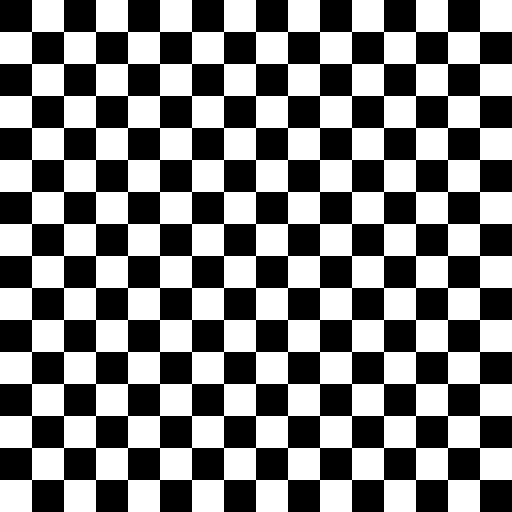
%> input picture data/checker_board_32x32.png, 512 x 512 px
$ octave demo.m   (GNU Octave 9; MATLAB toolbox functions it lacks are replaced by stand-ins)
%> lines starting %> are read from the running program, lines starting %| are printed output that depends on the picture; in (x1, y1, x2, y2) boxes, pixels count from 0 and x2, y2 are one past the last pixel; in counts of white or black regions, pixels touching at a corner belong together; the program's own positions count from 1
%> `img_in  = im2double(imread(strcat(scriptpath, '/../data/checker_board_..`: img_in: size 512x512x3 double; values 0 (black) and 1 (white), 50% white; 1 white region, box (x1, y1, x2, y2) and area: (0, 0, 512, 512) 131072
### turb_sim_ml/sim_fun.m
function [img_out, ph, outPSF] = sim_fun(img,params,opts)
%%%%%%%%%%%%%%%%%%%%%%%%%%%%%%%%%%%%%%%%%%%%%%%%%%%%%%%%%%%%%%%%%%%%%%%%%%
% out = sim_fun(y,params,opts)
%
% This function implements the wave propagation through turbulence
% simulator proposed in Chimitt and Chan "Simulating Anisoplanatic
% Turbulence by Sampling Inter-modal and Spatially Correlated Zernike
% Coefficients". Please visit (enter Optical Engineering edition once
% it's uploaded there) or arxiv.org/ab/2004.11210 for a pre-print edition.
%
% Additionally, if you find this simulator useful in your work (which is
% our aim in making this open source!) please consider citing
% the paper. Thank you!
%
% Final note. We aim to have a temporal version of this simulator released
% in the future. Currently each frame is considered to be independent
% from the last. This is acceptable for a wide variety of applications,
% though the limitations are obvious. Extending the results in our work to
% incorporate temporal evolution is required for accurate simulation,
% though if desired, one could implement something as a placeholder for
% more accurate temporal modeling.
%
% This work has been cleared for public release carrying the approval
% number 88ABW-2019-5034
%
%%%%%%%%%%%%%%%%%%%%%%%%%%%%%%%%%%%%%%%%%%%%%%%%%%%%%%%%%%%%%%%%%%%%%%%%%%
% Input:
%                 y    -  input image/sequence (row-col-frames) greyscale
%                           required
%              params  -  object containing all parameters
%     params.t_params  -  object containing turbulence parameters
%     params.t_params.D      -  aperture diameter size (m) {0.2034}
%     params.t_params.lambda -  wavelength (m) {0.525e-6}
%     params.t_params.L      -  propagation length (m) {7000}
%     params.t_params.Cn2    -  index of refraction structure
%                                 parameter {5e-16} (yes, it's that
%                                 small! 5e-17 to 5e-15 is a good
%                                 basic range.)
%     params.t_params.d      -  focal length (m) {1.2}
%     params.t_params.k      -  wave number (rad/m)
%                                 {2*pi/params.t_params.lambda}
%     params.s_params  -  object containing sampling parameters
%     params.s_params.rowsW  -  number of rows in phase (pixels) {64}
%     params.s_params.colsW  -  number of rows in phase (pixels) {64}
%     params.s_params.fftK   -  upsampling ratio {2}
%     params.s_params.K      -  number of PSFs used per row {16}
%     params.s_params.T      -  PSFs in total image {params.s_params.K^2}
%              opts.frames  -  number of frames desired in output {100}
%            ** default values of opts are given in {}.
%
%
%Output:          out  -  generated turbulence sequence
%
%Stanley Chan and Nick Chimitt
%Copyright 2020
%Purdue University, West Lafayette, IN, USA.
%
%%%%%%%%%%%%%%%%%%%%%%%%%%%%%%%%%%%%%%%%%
% Check inputs
if nargin<1
    error('not enough input, try again \n');
elseif nargin==1
    params = [];
    params.t_params = [];
    params.s_params = [];
    opts = [];
elseif nargin==2
    if ~isfield(params,'t_params')
        params.t_params = [];
    end
    if ~isfield(params,'s_params')
        params.s_params = [];
    end
    opts = [];
elseif nargin==3
    if ~isfield(params,'t_params')
        params.t_params = [];
    end
    if ~isfield(params,'s_params')
        params.s_params = [];
    end
end

% Check defaults for turbulence parameters
if ~isfield(params.t_params,'D')
    params.t_params.D = 0.2034;
end
if ~isfield(params.t_params,'lambda')
    params.t_params.lambda = 0.525e-6;
end
if ~isfield(params.t_params,'L')
    params.t_params.L = 7000;
end
if ~isfield(params.t_params,'Cn2')
    params.t_params.Cn2 = 5e-16;
end
if ~isfield(params.t_params,'d')
    params.t_params.d = 1.2;
end
if ~isfield(params.t_params,'k')
    params.t_params.k = 2*pi/params.t_params.lambda;
end

% Check defaults for sampling parameters
if ~isfield(params.s_params,'rowsW')
    params.s_params.rowsW = 64;
end
if ~isfield(params.s_params,'colsW')
    params.s_params.colsW = 64;
end
if ~isfield(params.s_params,'fftK')
    params.s_params.fftK = 2;
end
if ~isfield(params.s_params,'K')
    params.s_params.K = 16;
end
if ~isfield(params.s_params,'T')
    params.s_params.T = params.s_params.K^2;
end

% Checking for image vs. sequence of images
if length(size(img)) == 2
    in_im = 1;
    if ~isfield(opts,'frames')
        opts.frames = 100;
    end
else
    in_im = 0;
    opts.frames = size(img,3);
end

rng(12345);

% set turbulence parameters
D      = params.t_params.D;
lambda = params.t_params.lambda;
L      = params.t_params.L;
Cn2    = params.t_params.Cn2;
d      = params.t_params.d;
k      = params.t_params.k;

% set sampling parameters
rowsW  = params.s_params.rowsW;
colsW  = params.s_params.colsW;
fftK   = params.s_params.fftK;
K      = params.s_params.K;
T      = params.s_params.T;

% set additional parameters
frames = opts.frames;
rows = size(img,1);
%> rows = 512
cols = size(img,2);
%> cols = 512

% Constants in [Chanan 1992]
f0      = @(k) k.^(-14/3).*besselj(2,k).^2;
f1      = @(z) (z/L).^(5/3);
f2      = @(z) (1-z/L).^(5/3);
c1      = 2*((24/5)*gamma(6/5))^(5/6);
c2      = 4*c1/pi*(gamma(11/6))^2;
c3      = integral(f0, 1e-12, 1e3);
c4      = 2.91*k^2*L^(5/3)*Cn2;
r0      = ((0.423*(2*pi/lambda)^2)*Cn2*integral(f1, 0, L))^(-3/5);
theta0  = (c4*integral(f2, 1e-12, L))^(-3/5);
delta0  = L*lambda/(2*D);
deltaf  = d*lambda/(2*D);

W     = circ(rowsW, colsW);
idx_r = rowsW*fftK/2+[-rowsW/2+1:rowsW/2];
idx_c = colsW*fftK/2+[-colsW/2+1:colsW/2];
kappa = sqrt( (D/r0)^(5/3)/(2^(5/3))*(2*lambda/(pi*D))^2 * 2*pi )*L/delta0;
C     = Zernike_GenCoeff;
C     = C(4:36,4:36);
[U,S] = eig(C);
R     = real(U*sqrt(S));


%% generate the bluring point spread functions/kernels
outPSF = zeros(length(idx_r),length(idx_c),T,frames);
for k = 1:frames
    for i=1:T
        if mod(i,10)==0
%             fprintf('i = %3g / %3g \n', i, T);
        end
        b = randn(size(C,1),1);
        a = R*b;
        [ph(:,:,i,k), ~] = ZernikeCalc(4:36, a*kappa, rowsW, 'STANDARD');
        U      = exp(1i*2*pi*ph(:,:,i,k)/2).*W;
        uu     = fftshift(abs(ifft2(U, rowsW*fftK, colsW*fftK)).^2);
        outPSF(:,:,i,k) = uu(idx_r, idx_c)/sum(sum(uu(idx_r, idx_c)));
    end
    fprintf('frames = %3g / %3g \n', k, frames);
end

[rowsH, colsH, T, ~] = size(outPSF);
K       = sqrt(T);
blocklength = rowsH + rows/K;
%> blocklength = 96
[x,y] = meshgrid(-blocklength/2+1:blocklength/2, -blocklength/2+1:blocklength/2);
[~,r] = cart2pol(x,y);
weight = exp(-r.^2/(2*(blocklength/4)^2));


mc_first = false;

if(mc_first == false)

    %% blur the frame
    num = zeros(rows+rowsH);
    den = zeros(rows+rowsH);
    for k = 1:frames
        if in_im
            img_pad = padarray(img, [rowsH/2, colsH/2], 'symmetric');
        else
            img_pad = padarray(img(:,:,k), [rowsH/2, colsH/2], 'symmetric');
        end
        for i=1:K
    %         fprintf('%3g \n', i);
            for j=1:K
                idx   = (i-1)*K+j;
                idx1  = (i-1)*rows/K+rowsH/2+[-rowsH/2+1:rows/K+rowsH/2];
                idx2  = (j-1)*rows/K+rowsH/2+[-rowsH/2+1:rows/K+rowsH/2];
                block = img_pad(idx1, idx2);
                tmp   = imfilter(block, outPSF(:,:,idx,k), 'symmetric');
                num(idx1, idx2) = num(idx1, idx2) + weight.*tmp;
                den(idx1, idx2) = den(idx1, idx2) + weight;
            end
        end
        out      = num./den;
        img_blur(:,:,k) = out(rowsH/2+1:rows+rowsH/2, colsH/2+1:cols+colsH/2);
        fprintf('blurring frame %3g / %3g \n', k, frames);
    end
%> this loop made 1 pass
%> pass 1, in sim_fun, `img_pad = padarray(img, [rowsH/2, colsH/2], 'symmetric');`:
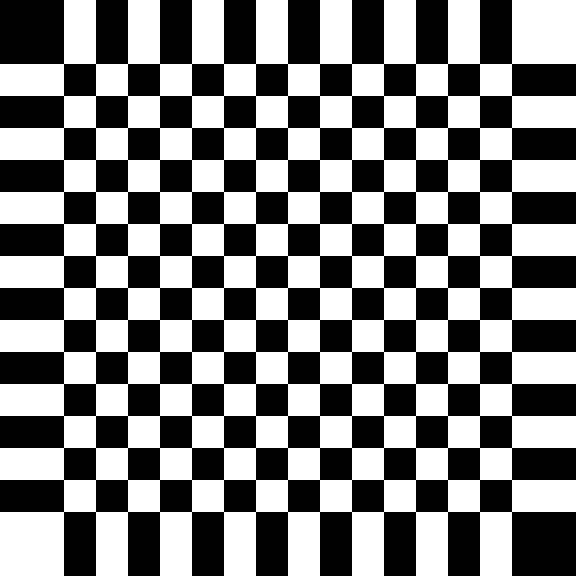
%> img_pad: size 576x576 double; values 0 (black) and 1 (white), 50% white; 1 white region, box (x1, y1, x2, y2) and area: (0, 0, 576, 576) 165888
%> pass 1, in sim_fun, `out      = num./den;`:
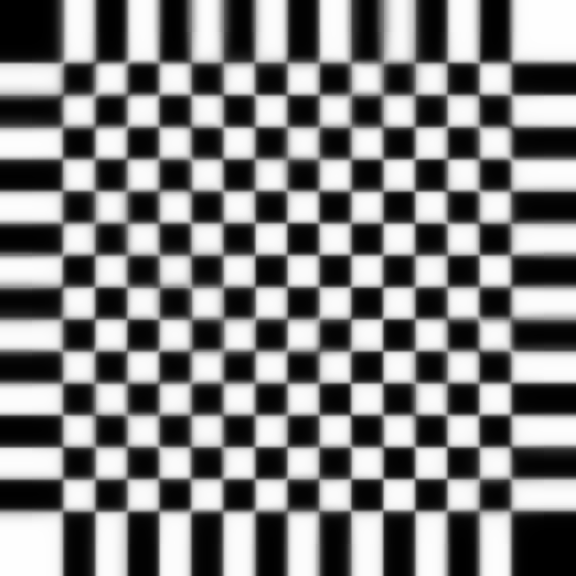
%> out: size 576x576 double; min 0, max 1, mean 0.5
%> after the loop:
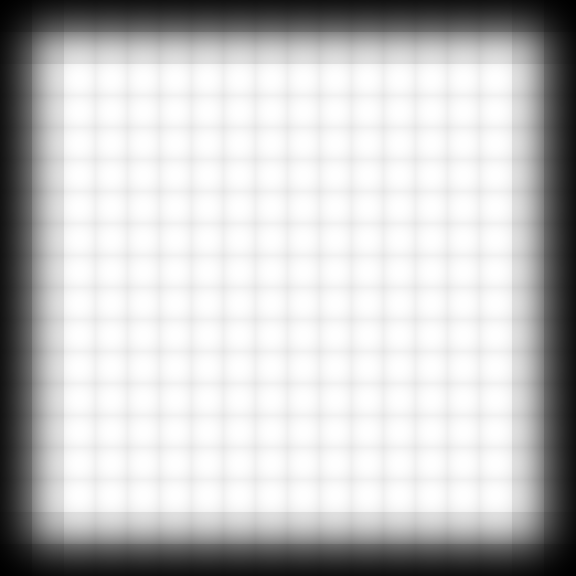
%> den: size 576x576 double; min 0.0183, max 3.32, mean 2.54; drawn with min black and max white
%> after the loop:
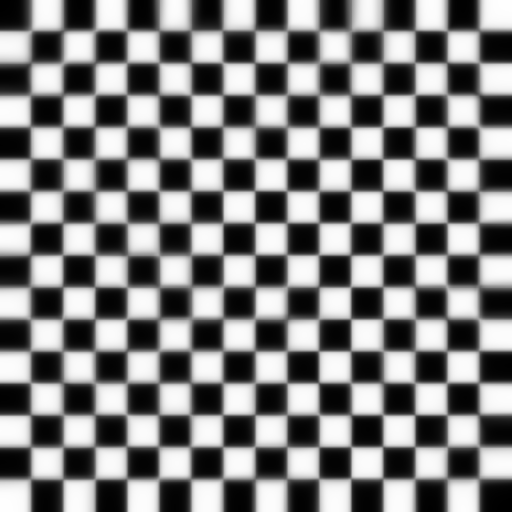
%> img_blur: size 512x512 double; min 0, max 1, mean 0.5
%> after the loop:
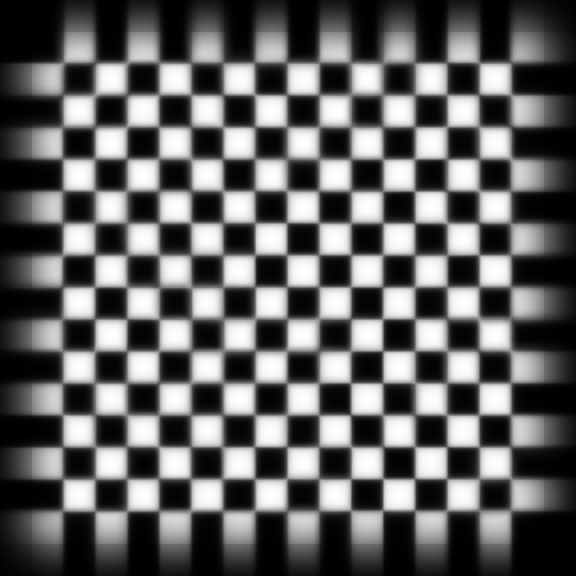
%> num: size 576x576 double; min 0, max 3.28, mean 1.27; drawn with min black and max white

    %% apply the motion compensation
    N     = 2*rows;
%> N = 1024
    smax  = delta0/D*N;
%> smax = 23.83
    sset  = linspace(0,delta0/D*N,N);
%> sset = 1024 values from 0 to 23.83
    f     = @(k) k^(-14/3)*besselj(0,2*sset*k)*besselj(2,k)^2;
    I0    = integral(f, 1e-8, 1e3, 'ArrayValued', true);
    g     = @(k) k^(-14/3)*besselj(2,2*sset*k)*besselj(2,k)^2;
    I2    = integral(g, 1e-8, 1e3, 'ArrayValued', true);
    [x,y] = meshgrid(1:N,1:N);
    s     = round(sqrt((x-N/2).^2 + (y-N/2).^2));
    s     = min(max(s,1),N);
    C     = (I0(s) + I2(s))/I0(1);
    C(N/2,N/2)= 1;
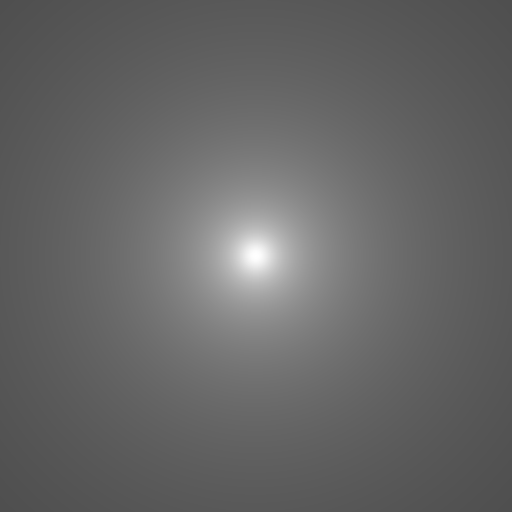
%> C: size 1024x1024 double (shown at 1/2 size); min 0.31, max 1, mean 0.4
    C     = C*I0(1)*c2*(D/r0)^(5/3)/(2^(5/3))*(2*lambda/(pi*D))^2*2*pi;

    Cfft   = fft2(C);
    S_half = sqrt(Cfft);
    S_half(S_half<0.002*max(S_half(:))) = 0;
    for i = 1:frames
        MVx    = real(ifft2(S_half.*randn(2*rows,2*cols)))*sqrt(2)*2*rows*(L/delta0);
        MVx    = MVx(rows/2+1:2*rows-rows/2, 1:rows);
        MVy    = real(ifft2(S_half.*randn(2*rows,2*cols)))*sqrt(2)*2*rows*(L/delta0);
        MVy    = MVy(1:cols,cols/2+1:2*cols-cols/2);
        img_out(:,:,i) = MotionCompensate(img_blur(:,:,i),MVx,MVy,0.5);
    end
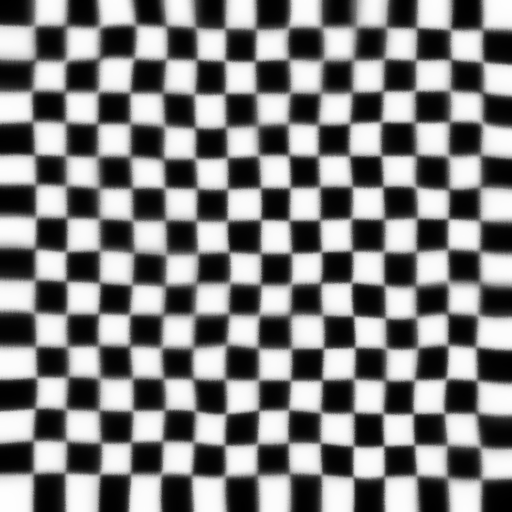
%> img_out: size 512x512 double; min 0.000244, max 1, mean 0.501

else
    %% apply the motion compensation
    N     = 2*rows;
    smax  = delta0/D*N;
    sset  = linspace(0,delta0/D*N,N);
    f     = @(k) k^(-14/3)*besselj(0,2*sset*k)*besselj(2,k)^2;
    I0    = integral(f, 1e-8, 1e3, 'ArrayValued', true);
    g     = @(k) k^(-14/3)*besselj(2,2*sset*k)*besselj(2,k)^2;
    I2    = integral(g, 1e-8, 1e3, 'ArrayValued', true);
    [x,y] = meshgrid(1:N,1:N);
    s     = round(sqrt((x-N/2).^2 + (y-N/2).^2));
    s     = min(max(s,1),N);
    C     = (I0(s) + I2(s))/I0(1);
    C(N/2,N/2)= 1;
    C     = C*I0(1)*c2*(D/r0)^(5/3)/(2^(5/3))*(2*lambda/(pi*D))^2*2*pi;

    Cfft   = fft2(C);
    S_half = sqrt(Cfft);
    S_half(S_half<0.002*max(S_half(:))) = 0;
    for i = 1:frames
        MVx    = real(ifft2(S_half.*randn(2*rows,2*cols)))*sqrt(2)*2*rows*(L/delta0);
        MVx    = MVx(rows/2+1:2*rows-rows/2, 1:rows);
        MVy    = real(ifft2(S_half.*randn(2*rows,2*cols)))*sqrt(2)*2*rows*(L/delta0);
        MVy    = MVy(1:cols,cols/2+1:2*cols-cols/2);
        img_mc(:,:,i) = MotionCompensate(img(:,:),MVx,MVy,0.5);
    end

    %% blur the frame
    num = zeros(rows+rowsH);
    den = zeros(rows+rowsH);
    for k = 1:frames
        if in_im
            img_pad = padarray(img_mc(:,:,k), [rowsH/2, colsH/2], 'symmetric');
        else
            img_pad = padarray(img_mc(:,:,k), [rowsH/2, colsH/2], 'symmetric');
        end
        for i=1:K
    %         fprintf('%3g \n', i);
            for j=1:K
                idx   = (i-1)*K+j;
                idx1  = (i-1)*rows/K+rowsH/2+[-rowsH/2+1:rows/K+rowsH/2];
                idx2  = (j-1)*rows/K+rowsH/2+[-rowsH/2+1:rows/K+rowsH/2];
                block = img_pad(idx1, idx2);
                tmp   = imfilter(block, outPSF(:,:,idx,k), 'symmetric');
                num(idx1, idx2) = num(idx1, idx2) + weight.*tmp;
                den(idx1, idx2) = den(idx1, idx2) + weight;
            end
        end
        out      = num./den;
        img_out(:,:,k) = out(rowsH/2+1:rows+rowsH/2, colsH/2+1:cols+colsH/2);
        fprintf('blurring frame %3g / %3g \n', k, frames);
    end

    % needed for swapping
    %img_out = img_blur;
end

end

### turb_sim_ml/Zernike_GenCoeff.m
function C = Zernike_GenCoeff
%%%%%%%%%%%%%%%%%%%%%%%%%%%%%%%%%%%%
% Generate Zernike coefficients
%
% Nick Chimitt and Stanley Chan
% version: 7-Aug-2019
%%%%%%%%%%%%%%%%%%%%%%%%%%%%%%%%%%%%

mytable = [
0 0 1;
1 1 2;
1 1 3;
2 0 4;
2 2 5;
2 2 6;
3 1 7;
3 1 8;
3 3 9;
3 3 10;
4 0 11;
4 2 12;
4 2 13;
4 4 14;
4 4 15;
5 1 16;
5 1 17;
5 3 18;
5 3 19;
5 3 20;
5 5 21;
6 0 22;
6 2 23;
6 2 24;
6 4 25;
6 4 26;
6 6 27;
6 6 28;
7 1 29;
7 1 30;
7 3 31;
7 3 32;
7 5 33;
7 5 34;
7 7 35;
7 7 36];

n = mytable(:,1);
m = mytable(:,2);

C = zeros(36,36);
for i=1:36
    for j=1:36
        ni = n(i); nj = n(j);
        mi = m(i); mj = m(j);
        if (mod(i-j,2)~=0)||(mi~=mj)
            C(i,j) = 0;
        else
            den = gamma((ni-nj+17/3)/2)*gamma((nj-ni+17/3)/2)*gamma((ni+nj+23/3)/2);
            C(i,j) = 0.0072*(-1)^((ni+nj-2*mi)/2)*sqrt((ni+1)*(nj+1))*pi^(8/3)*...
                gamma(14/3)*gamma((ni+nj-5/3)/2)/den;
        end
    end
end
C(1,1) = 1;

### turb_sim_ml/MotionCompensate.m
function g = MotionCompensate(img0, MVx, MVy, pel)
%%%%%%%%%%%%%%%%%%%%%%%%%%%%%%%%%
% Integer pixel motion compensation
%
% g = reconstruct(img0, MVx, MVy, pel)
% constructs a motion compensated frame of img0 according to the motion
% vectors specified by MVx and MVy
%
%
% Stanley Chan
% 29 Apr, 2010
% 10 Feb, 2011
%%%%%%%%%%%%%%%%%%%%%%%%%%%%%%%%
img = imresize(img0, 1/pel, 'bilinear');
BlockSize  = floor(size(img,1)/size(MVx,1));
[m n C]    = size(img);
M          = floor(m/BlockSize)*BlockSize;
N          = floor(n/BlockSize)*BlockSize;
f          = img(1:M, 1:N, 1:C);
g          = zeros(M, N, C);

MVxmap = imresize(MVx, BlockSize);
MVymap = imresize(MVy, BlockSize);

Dx = round(MVxmap*(1/pel));
Dy = round(MVymap*(1/pel));

[xgrid ygrid] = meshgrid(1:N, 1:M);

X = min(max(xgrid+Dx, 1), N);
Y = min(max(ygrid+Dy, 1), N);

idx = (X(:)-1)*M + Y(:);
for coloridx = 1:C
    fc = f(:,:,coloridx);
    g(:,:,coloridx) = reshape(fc(idx), M, N);
end
g = imresize(g, pel);

### turb_sim_ml/circ.m
function W = circ(rowsW,colsW)
if rowsW~=colsW
    error('rows not equal to cols.');
end

if (mod(rowsW,2)==0)&&(mod(colsW,2)==0)
    [x,y]     = meshgrid(-rowsW/2+1/2:rowsW/2-1/2,-colsW/2+1/2:colsW/2-1/2);
    [~,r]     = cart2pol(x,y);
    W         = zeros(rowsW,colsW);
    W(r<rowsW/2-1) = 1;
else
    error('rows and cols must be even.');
end

### turb_sim_ml/demo.m
format long g
format compact
clc
close all
clearvars

% get the location of the script file to save figures
full_path = mfilename('fullpath');
[scriptpath,  filename, ext] = fileparts(full_path);

%%

img_in  = im2double(imread(strcat(scriptpath, '/../data/checker_board_32x32.png')));
if size(img_in,3)~=1
    img  = rgb2gray(img_in);
end

% crop instead of resizing
%img = img(1:256, 1:256);
%img = imresize(img,[256,256]);

params.t_params.D = 0.095;
params.t_params.L = 800;
params.t_params.d = 1.38;
params.t_params.Cn2 = 1e-14;
params.t_params.lambda = 0.525e-6;

opts.frames = 1;

[temp, ph, outPSF] = sim_fun(img, params, opts);

out_stack = uint8(256*temp);

return;

%% plot some data <- not actually run, but used for cut and paste while debugging

% this one is for blur and then motion compensate

figure(1)
set(gcf,'position',([50,50,1200,500]),'color','w')

subplot(1,2,1)
box on
hold on
axis off
imagesc(img_blur(:,:,k))
xlim([0, size(img_blur(:,:,k), 2)])
ylim([0, size(img_blur(:,:,k), 1)])
title('Image Blur', 'fontweight','bold','FontSize',11);

subplot(1,2,2)
box on
hold on
axis off
imagesc(img_out(:,:,k))
xlim([0, size(img_out(:,:,k), 2)])
ylim([0, size(img_out(:,:,k), 1)])
title('Image Blur & Motion Compensate', 'fontweight','bold','FontSize',11);

colormap(gray(256))

%% this one is for motion compensate and then blur

figure(1)
set(gcf,'position',([50,50,1200,500]),'color','w')

subplot(1,2,1)
box on
hold on
axis off
imagesc(img_mc(:,:,k))
xlim([0, size(img_mc(:,:,k), 2)])
ylim([0, size(img_mc(:,:,k), 1)])
title('Motion Compensate', 'fontweight','bold','FontSize',11);

subplot(1,2,2)
box on
hold on
axis off
imagesc(img_out(:,:,k))
xlim([0, size(img_out(:,:,k), 2)])
ylim([0, size(img_out(:,:,k), 1)])
title('Motion Compensate & Image Blur', 'fontweight','bold','FontSize',11);

colormap(gray(256))
